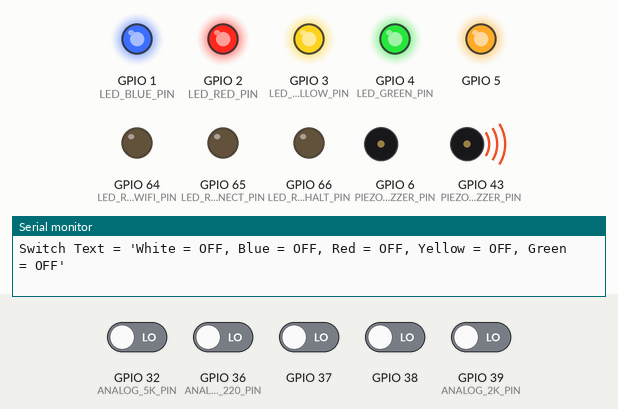
Simulated run of this sketch. Board: ESP32. On the bench: output pins drawn as LEDs (lit = HIGH), buzzer (waves = sounding, pin HIGH), the last lines printed to the serial monitor. The test bench sets the inputs (shaded band); at power-on: GPIO 32 (ANALOG_5K_PIN), GPIO 36 (ANALOG_220_PIN), GPIO 37, GPIO 38, GPIO 39 (ANALOG_2K_PIN) LOW.

Above: at 10.2 s.
10.3 s: GPIO 36 (ANALOG_220_PIN) driven HIGH
At 11.5 s:
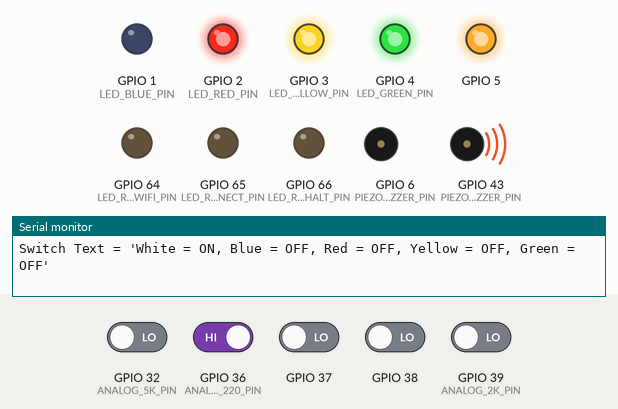
11.8 s: GPIO 32 (ANALOG_5K_PIN) driven HIGH
At 12.6 s:
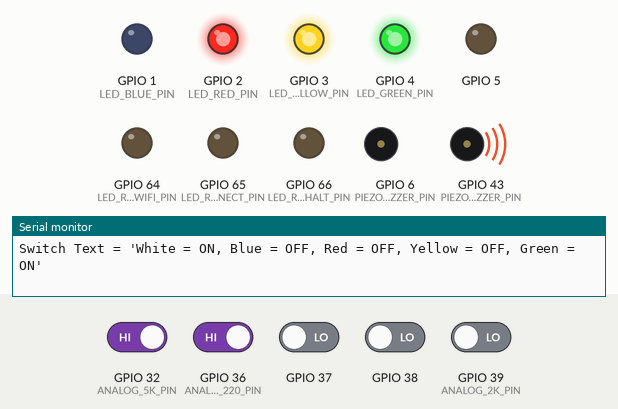
13.3 s: GPIO 37 driven HIGH
At 14.5 s:
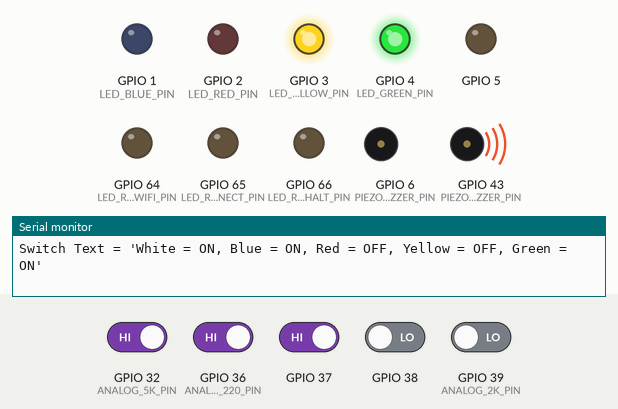
14.8 s: GPIO 38 driven HIGH
At 15.2 s:
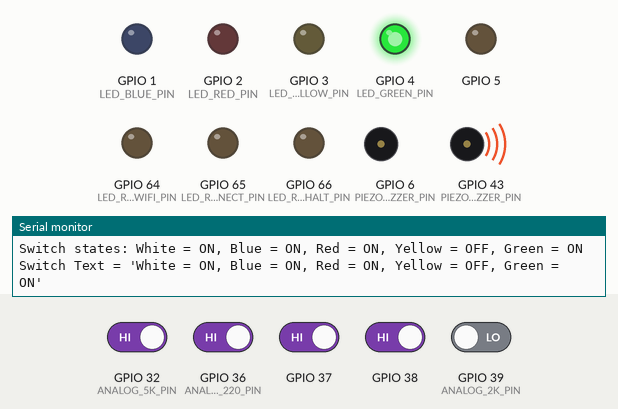
16.3 s: GPIO 39 (ANALOG_2K_PIN) driven HIGH
At 16.9 s:
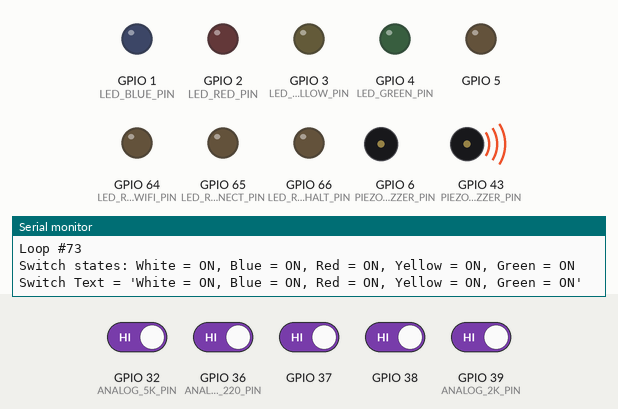
17.9 s: GPIO 32 (ANALOG_5K_PIN) driven LOW
At 18.6 s:
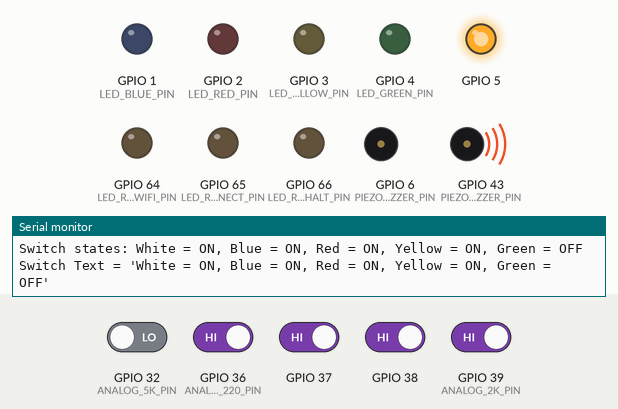
Timing chart, 0 to 20.4 s (numbered marks = the images above; inputs shaded):
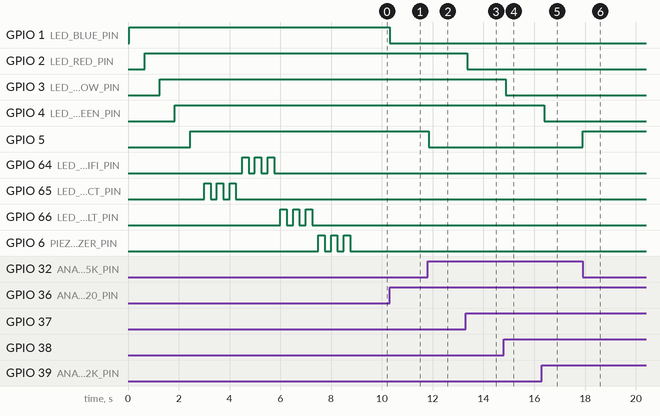

The sketch:

Five_LED_Blinker_Raspberry.ino
```cpp
/*
  Five LED Blinker

  Arduino Portenta C33
*/

#include  "RaspberryPi_to_Portenta_C33.h"
#include  "Five_LED_Blinker.h"
#include  "Wire.h"

TwoWire RSHC_I2C(SCL1, SDA1);

/*
  Halt everything - used for unrecoverable errors
*/
void halt (void) {
  Serial.println();
  Serial.println("Halting...");

  //  Infinite loop
  while (true) {
    delay(1);
  }
}

/*
  Blink an LED on the selected pin.
*/
void blink_led_c33 (uint8_t pin, uint8_t blink_rate_ms=DEFAULT_BLINK_RATE_MS, uint8_t nr_cycles=DEFAULT_NR_CYCLES) {
  uint8_t index;

  for (index=0; index < nr_cycles; index++) {
    //  Turn the LED ON
    digitalWrite(pin, LOW);
    delay(blink_rate_ms);

    //  Turn the LED OFF
    digitalWrite(pin, HIGH);
    delay(blink_rate_ms);
  }
}

/*
  Blink an LED on the selected pin.
*/
void blink_led_raspi (uint8_t pin, uint8_t blink_rate_ms=DEFAULT_BLINK_RATE_MS, uint8_t nr_cycles=DEFAULT_NR_CYCLES) {
  uint8_t index;

  for (index=0; index < nr_cycles; index++) {
    //  Turn the LED ON
    digitalWrite(pin, HIGH);
    delay(blink_rate_ms);

    //  Turn the LED OFF
    digitalWrite(pin, LOW);
    delay(blink_rate_ms);
  }
}

/*
  Return the state of the selected switch
*/
int8_t switch_state (uint8_t sw_nr) {
  int8_t result;

  if (sw_nr > 0 and sw_nr < NUMBER_OF_SWITCHES) {
    if (SWITCH_READINGS[sw_nr]) {
      result = 1;
    } else {
      result = 0;
    }
  } else {
    result = -1;
  }

  return result;
}

/*
  Set the LEDs according to the states of the switches.
*/
bool set_leds_c33 (uint8_t nr_of_switches=NUMBER_OF_SWITCHES, uint8_t nr_of_leds=NUMBER_OF_LEDS) {
  uint8_t index;
  bool result = true;

  if (nr_of_switches == nr_of_leds) {
    for (index=0; index < nr_of_switches; index++) {
      //Serial.print("index = ");
      //Serial.print(index);
      //Serial.print(", switch state = ");
      //Serial.println(SWITCH_READINGS[index]);

      if (SWITCH_READINGS[index]) {
        digitalWrite(LED_PINS[index], LOW);
      } else {
        digitalWrite(LED_PINS[index], HIGH);
      }
    }
  } else {
    result = false;
  }
}

String switch_text (uint8_t nr_of_switches=NUMBER_OF_SWITCHES) {
  uint8_t index;
  String html = "", state;

  for (index=0; index < nr_of_switches; index++) {
    if (SWITCH_READINGS[index]) {
      state = "ON";
    } else {
      state ="OFF";
    }

    html = html + SWITCH_NAMES[index] + " = " + state;

    if (index < nr_of_switches - 1) {
      html = html + ", ";
    }
  }

  return html;
}

void show_switches_c33 (uint8_t nr_of_switches=NUMBER_OF_SWITCHES) {
  uint8_t index;

  Serial.print("Switch states: ");

  for (index=0; index < nr_of_switches; index++) {
    Serial.print(SWITCH_NAMES[index]);
    Serial.print(" = ");

    if (SWITCH_READINGS[index]) {
      Serial.print("ON");
    } else {
      Serial.print("OFF");
    }

    if (index < nr_of_switches - 1) {
      Serial.print(", ");
    }
  }

  Serial.println();
}

void read_switches_c33 (uint8_t nr_of_switches=NUMBER_OF_SWITCHES) {
  uint8_t index;
  String html;

  for (index=0; index < nr_of_switches; index++) {
    SWITCH_READINGS[index] = digitalRead(SWITCH_PINS[index]);
  }
}

/*
  Read resistor voltages
*/
void read_resistors_c33(uint8_t nr_of_resistors=NUMBER_OF_RESISTORS) {
  uint8_t index;

  Serial.print("Resistor readings: ");

  for (index=0; index < nr_of_resistors; index++) {
    RESISTOR_READINGS[index] = analogRead(RESISTOR_PINS[index]);
    RESISTOR_VOLTAGES[index] = (MAXIMUM_ANALOG_VOLTAGE / ANALOG_RESOLUTION) * RESISTOR_READINGS[index];

    Serial.print(RESISTOR_NAMES[index]);
    Serial.print(" = ");
    Serial.print(RESISTOR_VOLTAGES[index], 5);

    if (index < nr_of_resistors - 1) {
      Serial.print(", ");
    }

    delay(2);
  }

  Serial.println();

  Serial.print("Resistor voltages: ");

  for (index=0; index < nr_of_resistors; index++) {
    Serial.print(RESISTOR_NAMES[index]);
    Serial.print(" = ");
    Serial.print(RESISTOR_VOLTAGES[index], 5);
    Serial.print("V");

    if (index < nr_of_resistors - 1) {
      Serial.print(", ");
    }
  }

  Serial.println();
}

/*
  Initialize the digital LED outputs

  For the Portenta C33, LOW = Active (HIGH or ON state)
*/
void init_leds_c33 (uint8_t nr_of_leds=NUMBER_OF_LEDS, uint8_t blink_delay_ms=DEFAULT_BLINK_RATE_MS) {
  uint8_t index;

  //  Set the LED pins to OUTPUT
  for (index=0; index < nr_of_leds; index++) {
    //  Set the LED pins to OUTPUT
    pinMode(LED_PINS[index], OUTPUT);
    digitalWrite(LED_PINS[index], HIGH);

    //  Blink each of the LEDs
    blink_led_c33(LED_PINS[index]);

    delay(500);
  }

  Serial.println();
  Serial.print("There are ");
  Serial.print(nr_of_leds);
  Serial.println(" LEDs (Digital Output)");
}

void init_leds_raspi (void) {
  //  Initialize the Raspberry Pi GPIO pins
  pinMode(LED_RASPI_CONNECT_PIN, OUTPUT);
  digitalWrite(LED_RASPI_CONNECT_PIN, LOW);
  blink_led_raspi(LED_RASPI_CONNECT_PIN, 250, 3);
  pinMode(LED_RASPI_WIFI_PIN, OUTPUT);
  digitalWrite(LED_RASPI_WIFI_PIN, LOW);
  blink_led_raspi(LED_RASPI_WIFI_PIN, 250, 3);
  pinMode(LED_RASPI_HALT_PIN, OUTPUT);
  digitalWrite(LED_RASPI_HALT_PIN, LOW);
  blink_led_raspi(LED_RASPI_HALT_PIN, 250, 3);
  pinMode(LED_RASPI_WHITE_PIN, OUTPUT);
  digitalWrite(LED_RASPI_WHITE_PIN, LOW);
  blink_led_raspi(LED_RASPI_WHITE_PIN, 250, 3);
}

/*
  Initialize the digital pins for the switches
*/
void init_switches_c33(uint8_t nr_of_switches=NUMBER_OF_SWITCHES) {
  uint8_t index;

  for (index=0; index < nr_of_switches; index++) {
    //  Set the analog pin to INPUT
    pinMode(SWITCH_PINS[index], INPUT_PULLDOWN);
  }

  Serial.print("There are ");
  Serial.print(nr_of_switches);
  Serial.println(" switches (Digital Input)");
}

void init_switches_raspi (void) {
  pinMode(SWITCH_RASPI_WHITE_PIN, INPUT_PULLDOWN);
}

/*
  Initialize the analog pins for the resistors
*/
void init_resistors_c33 (uint8_t nr_of_resistors=NUMBER_OF_RESISTORS) {
  uint8_t index;

  for (index=0; index < nr_of_resistors; index++) {
    //  Set the analog pin to INPUT
    pinMode(RESISTOR_PINS[index], INPUT);
  }

  Serial.print("There are ");
  Serial.print(nr_of_resistors);
  Serial.println(" resistors (Analog Input)");
}

//  Setup for the sketch
void setup (void) {
  //  Start the I2C bus
  RSHC_I2C.begin();
  Wire.begin();

  //  Initialize serial and wait for the port to open:
  Serial.begin(115200);

  while(!Serial) {
    delay(10);
  }

  //  Initialize the PIEZO Buzzer
  pinMode(PIEZO_BUZZER_PIN, OUTPUT);
  analogWrite(PIEZO_BUZZER_PIN, 40);

  init_leds_c33();
  init_leds_raspi();

  Serial.println();
  init_switches_c33();
  init_switches_raspi();

  Serial.println();
  //init_resistors_c33();
}

// the loop function runs over and over again forever
void loop (void) {
  String text;
  uint8_t index = 0, looper = 0;

  while(true) {
    looper += 1;

    Serial.println();
    Serial.print("Loop #");
    Serial.println(looper);

    read_switches_c33();
    show_switches_c33();
    set_leds_c33();

    text = switch_text();

    Serial.print("Switch Text = '");
    Serial.print(text);
    Serial.println("'");

    delay(DEFAULT_LOOP_DELAY_MS);
  }
}
```

Five_LED_Blinker.h
```cpp
/*
  Maximum voltage to be read from analog pins in volts
*/
#define MAXIMUM_ANALOG_VOLTAGE    3.3
#define ANALOG_RESOLUTION         4096.0

#define DEFAULT_BLINK_RATE_MS      50
#define DEFAULT_LOOP_DELAY_MS     100
#define DEFAULT_NR_CYCLES         1

#define PIEZO_BUZZER_PIN          D6          //  PWM

//  Raspberry Pi Inputs
#define SWITCH_RASPI_WHITE_PIN    GPIO_07

//  Raspberry Pi Outputs
#define LED_RASPI_HALT_PIN        GPIO_21     //  Red - Unable to connect to WiFi
#define LED_RASPI_CONNECT_PIN     GPIO_20     //  Green - Connected to WiFi
#define LED_RASPI_WIFI_PIN        GPIO_19     //  Yellow - Lost WiFi connection
#define LED_RASPI_WHITE_PIN       GPIO_26
/*
  Circuit Digital Pins: LEDs
*/
#define LED_WHITE_PIN             D0          //  Works
#define LED_BLUE_PIN              D1          //  Works
#define LED_RED_PIN               D2          //  Works
#define LED_YELLOW_PIN            D3          //  Works
#define LED_GREEN_PIN             D4          //  Works

/*
  Circuit Analog Pins: Resistors
*/
#define ANALOG_220_PIN            A0          //  Works   Raspberry Pi 07
#define ANALOG_330_PIN            A1          //  Works   Raspberry Pi 29
#define ANALOG_1K_PIN             A2          //  Works   Raspberry Pi 31
#define ANALOG_2K_PIN             A3          //  Works   Raspberry Pi 32
#define ANALOG_5K_PIN             A4          //  Works   Raspberry Pi 22
#define ANALOG_10K_PIN            A5          //  Works
#define ANALOG_100K_PIN           A6          //  Works
#define ANALOG_1M_PIN             A7          //  Works

/*
  Switches
*/
#define SWITCH_WHITE_PIN          A0          //  Works   Raspberry Pi 07 (White)
#define SWITCH_BLUE_PIN           A1          //  Works   Raspberry Pi 29 (Blue)
#define SWITCH_RED_PIN            A2          //  Works   Raspberry Pi 31 (Red)
#define SWITCH_YELLOW_PIN         A3          //  Works   Raspberry Pi 32 (Yellow)
#define SWITCH_GREEN_PIN          A4          //  Works   Raspberry Pi 22 (Green)

uint8_t LED_PINS[5] = { LED_WHITE_PIN, LED_BLUE_PIN, LED_RED_PIN, LED_YELLOW_PIN, LED_GREEN_PIN };
#define NUMBER_OF_LEDS (sizeof(LED_PINS) / sizeof(uint8_t))
String LED_NAMES[NUMBER_OF_LEDS] = { "White", "Blue", "Red", "Yellow", "Green" };

uint8_t SWITCH_PINS[5] = { SWITCH_WHITE_PIN, SWITCH_BLUE_PIN, SWITCH_RED_PIN, SWITCH_YELLOW_PIN, SWITCH_GREEN_PIN };
#define NUMBER_OF_SWITCHES (sizeof(SWITCH_PINS) / sizeof(uint8_t))
String SWITCH_NAMES[NUMBER_OF_SWITCHES] = { "White", "Blue", "Red", "Yellow", "Green" };
bool SWITCH_READINGS[NUMBER_OF_SWITCHES] = { false, false, false, false, false };

uint8_t RESISTOR_PINS[8] = { ANALOG_220_PIN, ANALOG_330_PIN, ANALOG_1K_PIN, ANALOG_2K_PIN,
  ANALOG_5K_PIN, ANALOG_10K_PIN, ANALOG_100K_PIN, ANALOG_1M_PIN };

#define NUMBER_OF_RESISTORS ((sizeof(RESISTOR_PINS) / sizeof(uint8_t)))
int RESISTOR_READINGS[NUMBER_OF_RESISTORS];
String RESISTOR_NAMES[NUMBER_OF_RESISTORS] = { "220", "330", "1K", "2K", "5K", "10K", "100K", "1Meg" };
float RESISTOR_VOLTAGES[NUMBER_OF_RESISTORS];
```

RaspberryPi_to_Portenta_C33.h
```cpp
/*
  Raspberry Pi to Arduino Portenta C33 Pin Mapping

        Raspberry Pi          Portenta C33 / Raspberry Pi Aliases
*/
#define GPIO_02               29
#define SDA1                  GPIO_02

#define GPIO_03               40
#define SCL1                  GPIO_03

#define GPIO_04                0              //  Does NOT function as a GPIO

#define GPIO_05               93
#define GPIO_06               33

#define GPIO_07               12
#define SPI0_CS1              GPIO_07

#define GPIO_08                2
#define SPI0_CS0              GPIO_08

#define GPIO_09               45
#define SPI0_MISO             GPIO_09

#define GPIO_10               46
#define SPI0_MOSI             GPIO_10

#define GPIO_11               47
#define SPI0_SCLK             GPIO_11

#define GPIO_12               92
#define GPIO_13                4

#define GPIO_16                5
#define SPI1_CS0              GPIO_16

#define GPIO_17                2
#define GPIO_18               63

#define GPIO_19               64
#define SPI1_MISO             GPIO_19

#define GPIO_20               65
#define SPI1_MOSI             GPIO_20

#define GPIO_21               66
#define SPI1_SCLK             GPIO_21

#define GPIO_22               80
#define GPIO_23               78
#define GPIO_24               79
#define GPIO_25                1
#define GPIO_26                6
#define GPIO_27               33

#define SDA0                  11              //  I2C EEPROM
#define SCL0                  12              //  I2C EEPROM
#define TX0                   53
#define RX0                   54
```

Measured:
- after the input at 10.3 s, GPIO 1 (LED_BLUE_PIN): HIGH → LOW at once
- after the input at 11.8 s, GPIO 5: HIGH → LOW at once
- after the input at 13.3 s, GPIO 2 (LED_RED_PIN): HIGH → LOW after 0.06 s
- after the input at 14.8 s, GPIO 3 (LED_YELLOW_PIN): HIGH → LOW after 0.08 s
- after the input at 16.3 s, GPIO 4 (LED_GREEN_PIN): HIGH → LOW after 0.10 s
- after the input at 17.9 s, GPIO 5: LOW → HIGH at once
